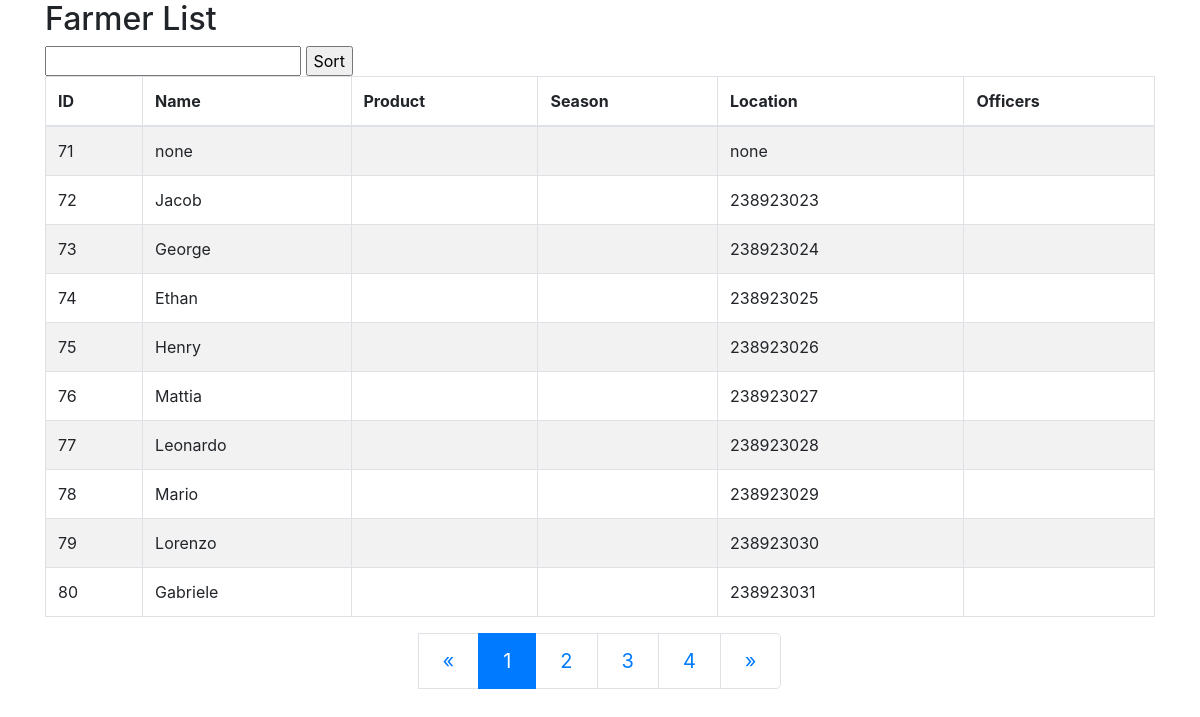
Before: /hsapp/farmer_list/search_results/ with the older database file.
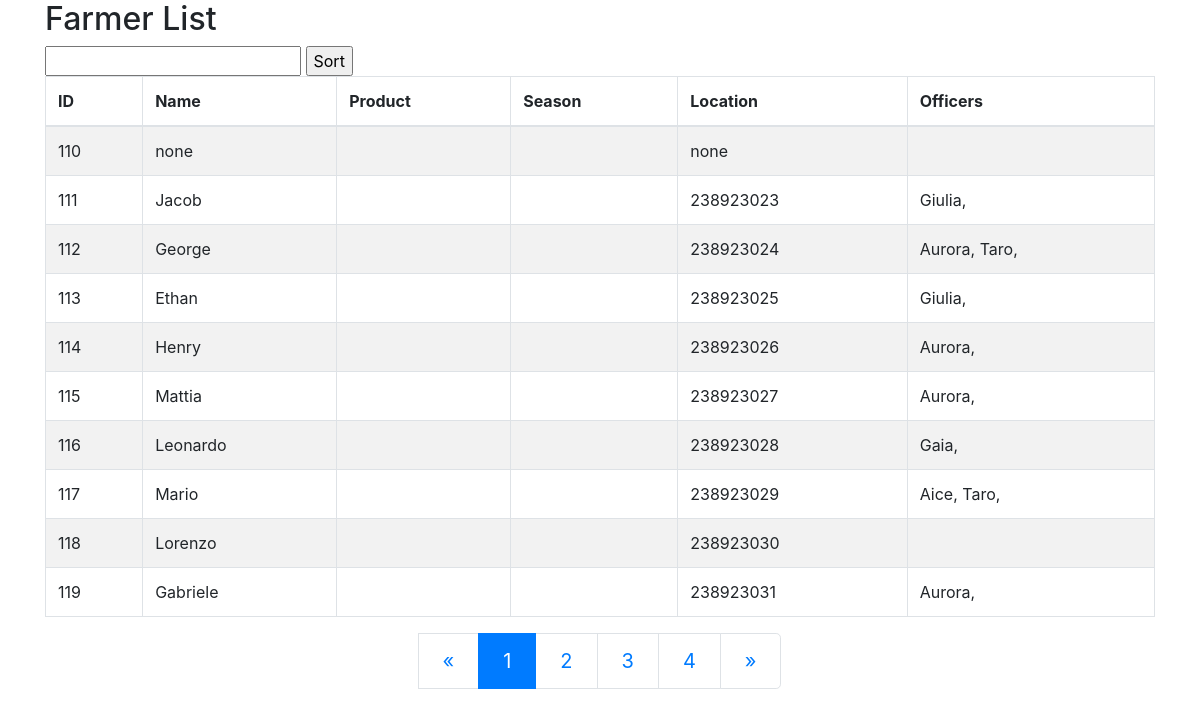
After: the same page with the newer database file.
### hsapp/models.py (models this page shows, shortened)
class Farmer(models.Model):
    phone = models.IntegerField()
    name = models.CharField(max_length=128)
    state_id_number = models.CharField(max_length=128)
    state_id_picture = models.FileField(blank=True)
    birth_date = models.CharField(max_length=128)
    dependents = models.CharField(max_length=255)
    land_size = models.IntegerField(default=0)
    leased_land = models.BooleanField(default=False)
    previous_hs_client = models.BooleanField(default=False)
    location = models.CharField(max_length=255)

class FieldOfficer(models.Model):
    name = models.CharField(max_length=255)
    farmers = models.ManyToManyField(Farmer, blank=True, default=[1])

### hsapp/views.py (the view)
# urls.py: path('farmer_list/search_results/', views.SearchResultsView.as_view(), name='search_results_list'),
class SearchResultsView(ListView):
    model = Farmer
    context_object_name = 'farmers'
    template_name = 'hsapp/farmer_list.html'
    paginate_by = 10
    def get_queryset(self):
        result = super(SearchResultsView, self).get_queryset()
        query = self.request.GET.get('q')
        if query:
            query_list = query.split()
            condition_name = reduce(operator.or_, [Q(name__icontains=q) for q in query_list])
            condition_product = reduce(operator.or_, [Q(product__icontains=q) for q in query_list])
            result = result.filter(condition_name & condition_product)
        return result

### hsapp/templates/hsapp/farmer_list.html (shortened to what this page needs)
{% extends 'hsapp/base.html' %}
{% load static %}
{% block content %}
<h2>Farmer List</h2>
<form method="get" action="{% url 'hsapp:farmer_list' %}">
    <input type="text" value="" name="order_by">
    <input type="submit" value="Sort">
</form>
<table class="table table-striped table-bordered">
    <thead>
        <tr>
            <th>ID</th>
            <th>Name</th>
            <th>Product</th>
            <th>Season</th>
            <th>Location</th>
            <th>Officers</th>
        </tr>
    </thead>
    <tbody>
        {% for farmer in farmers %}
        <tr>
            <td>{{ farmer.id }}</td>
            <td>{{ farmer.name }}</td>
            <td>{{ farmer.product }}</td>
            <td>{{ farmer.season }}</td>
            <td>{{ farmer.location }}</td>
            <td>{% for officer in farmer.fieldofficer_set.all %}{{ officer.name }}, {% endfor %}</td>
        </tr>
        {% endfor %}
    </tbody>
</table>
{% include 'hsapp/pagination.html' %}
{% endblock content %}

### hsapp/templates/hsapp/base.html (shortened to what this page needs)
{% load i18n static %}
<!DOCTYPE html>{% get_current_language as LANGUAGE_CODE %}
<html lang="{{ LANGUAGE_CODE|default:"en-us" }}">
  <head>
    <link rel="stylesheet" href="{% static 'bath/css/bootstrap.min.css' %}">
  </head>
  <body>
    <div class="container">
      {% block content %}{% endblock %}
    </div>
  </body>
</html>

### hsapp/templates/hsapp/pagination.html
<nav aria-label="Page navigation example">
{% if is_paginated %}
  <ul class="pagination justify-content-center pagination-lg g-mt-28 g-mb-28">
    {% if page_obj.has_previous %}
      <li class="page-item"><a class="page-link" href="?page={{ page_obj.previous_page_number }}">&laquo;</a></li>
    {% else %}
        <li class="disabled"><a href="#" class="page-link"><span>&laquo;</span></a></li>
    {% endif %}
    {% for i in paginator.page_range %}
      {% if page_obj.number == i %}
          <li class="page-item active"><a class="page-link" href="#"><span>{{ i }} <span class="sr-only">(current)</span></span></a></li>
      {% else %}
        <li><a class="page-link" href="?page={{ i }}">{{ i }}</a></li>
      {% endif %}
    {% endfor %}
    {% if page_obj.has_next %}
      <li class="page-item"><a class="page-link" href="?page={{ page_obj.next_page_number }}">&raquo;</a></li>
    {% else %}
        <li class="disabled"><a href="#" class="page-link"><span>&raquo;</span></a></li>
    {% endif %}
  </ul>
{% endif %}
</nav>

Changed rows visible on the page:
removed Farmer: id "71", name "none", location "none"
removed Farmer: id "72", name "Jacob", location "238923023"
removed Farmer: id "73", name "George", location "238923024"
removed Farmer: id "74", name "Ethan", location "238923025"
removed Farmer: id "75", name "Henry", location "238923026"
removed Farmer: id "76", name "Mattia", location "238923027"
removed Farmer: id "77", name "Leonardo", location "238923028"
removed Farmer: id "78", name "Mario", location "238923029"
removed Farmer: id "79", name "Lorenzo", location "238923030"
removed Farmer: id "80", name "Gabriele", location "238923031"
added Farmer: id "110", name "none", location "none"
added Farmer: id "111", name "Jacob", location "238923023"
added FieldOfficer: name "Giulia"
added Farmer: id "112", name "George", location "238923024"
added FieldOfficer: name "Aurora"
added FieldOfficer: name "Taro"
added Farmer: id "113", name "Ethan", location "238923025"
added Farmer: id "114", name "Henry", location "238923026"
added Farmer: id "115", name "Mattia", location "238923027"
added Farmer: id "116", name "Leonardo", location "238923028"
added FieldOfficer: name "Gaia", shown under "116"
added Farmer: id "117", name "Mario", location "238923029"
added FieldOfficer: name "Aice", shown under "117"
added Farmer: id "118", name "Lorenzo", location "238923030"
added Farmer: id "119", name "Gabriele", location "238923031"
